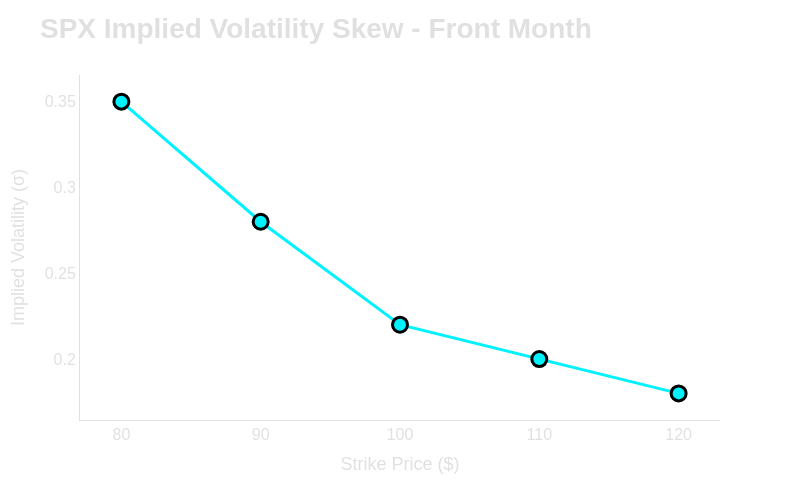

The code cell stored with this chart in its notebook:
### Markdown cell above
##### Black-Scholes Implied Volatility Skew

The Black-Scholes model assumes volatility is constant across strikes and maturities for the same underlying.

Let's visualize the implied volatility for the same underlying and maturity but at different strike prices.  This is the volatility skew or smile.

### Code cell
import numpy as np
import plotly.graph_objects as go

# --- Load SPX Option Data ---
spx_data = []
with open("spx.csv") as f:
    for line in f:
        fields = line.strip().split(",")
        if len(fields) == 5:
            strike, ttm, iv, callput, weight = map(float, fields)
            spx_data.append({"K": strike, "T": ttm, "iv": iv, "callput": int(callput)})
        # Skip the first line (market params)

# --- Filter for Front-Month (Shortest T) ---
all_ttms = sorted(set(d['T'] for d in spx_data))
front_ttm = min([t for t in all_ttms if t > 0])
front_month = [d for d in spx_data if np.isclose(d['T'], front_ttm, atol=1e-4)]

strikes = []
ivs = []
for d in front_month:
    strikes.append(d["K"])
    ivs.append(d["iv"])

strikes = np.array(strikes)
ivs = np.array(ivs)
sort_idx = np.argsort(strikes)
strikes = strikes[sort_idx]
ivs = ivs[sort_idx]

# --- Neon Style Settings (consistent with animation above) ---
off_white = "#e0e0e0"
neon_cyan = "#00f2ff"
grid_color = "rgba(255,255,255,0.1)"

# --- Plot: Implied Volatility Skew (Front Month) ---
fig_skew = go.Figure()

fig_skew.add_trace(go.Scatter(
    x=strikes, y=ivs,
    mode="markers+lines",
    line=dict(color=neon_cyan, width=3),
    marker=dict(size=15, color=neon_cyan, line=dict(width=3, color="black")),
    name="Front Month Skew",
    connectgaps=True
))

fig_skew.update_layout(
    template="plotly_dark",
    paper_bgcolor='rgba(0,0,0,0)',
    plot_bgcolor='rgba(0,0,0,0)',
    height=500,
    width=800,
    margin=dict(t=75, b=80),
    title="<b>SPX Implied Volatility Skew - Front Month</b>",
    # Font settings to better match the larger animation chart
    font=dict(color=off_white, size=20, family="Arial"),
    xaxis=dict(
        title=dict(text="Strike Price ($)", font=dict(color=off_white, size=18)),
        tickfont=dict(color=off_white, size=16),
        showgrid=True, gridcolor=grid_color,
        linecolor=off_white,
        zeroline=False
    ),
    yaxis=dict(
        title=dict(text="Implied Volatility (σ)", font=dict(color=off_white, size=18)),
        tickfont=dict(color=off_white, size=16),
        showgrid=True, gridcolor=grid_color,
        linecolor=off_white,
        zeroline=False
    ),
    showlegend=False
)

fig_skew.show()

### Figure 1 — Plotly figure (JSON) as saved in the notebook; plotly's stock layout.template omitted (floating-point values rounded to 4 significant figures)
{"data": [{"connectgaps": true, "line": {"color": "#00f2ff", "width": 3}, "marker": {"color": "#00f2ff", "line": {"color": "black", "width": 3}, "size": 15}, "mode": "markers+lines", "name": "Front Month Skew", "type": "scatter", "x": [80.0, 90.0, 100.0, 110.0, 120.0], "y": [0.35, 0.28, 0.22, 0.2, 0.18]}], "layout": {"font": {"color": "#e0e0e0", "family": "Arial", "size": 20}, "height": 500, "margin": {"b": 80, "t": 75}, "paper_bgcolor": "rgba(0,0,0,0)", "plot_bgcolor": "rgba(0,0,0,0)", "showlegend": false, "title": {"text": "<b>SPX Implied Volatility Skew - Front Month</b>"}, "width": 800, "xaxis": {"gridcolor": "rgba(255,255,255,0.1)", "linecolor": "#e0e0e0", "showgrid": true, "tickfont": {"color": "#e0e0e0", "size": 16}, "title": {"font": {"color": "#e0e0e0", "size": 18}, "text": "Strike Price ($)"}, "zeroline": false}, "yaxis": {"gridcolor": "rgba(255,255,255,0.1)", "linecolor": "#e0e0e0", "showgrid": true, "tickfont": {"color": "#e0e0e0", "size": 16}, "title": {"font": {"color": "#e0e0e0", "size": 18}, "text": "Implied Volatility (σ)"}, "zeroline": false}}}
